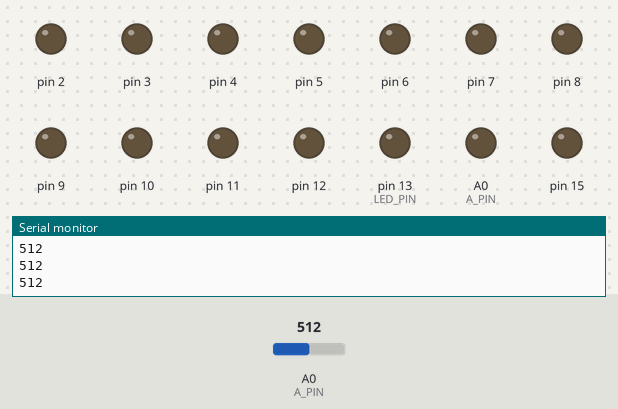
Bench run of a sketch on a simulated Arduino Uno, built with avr-gcc and run on an emulated ATmega328P. Parts: output pins drawn as LEDs (lit = HIGH), the last lines printed to the serial monitor. The test bench sets the inputs (shaded band); at power-on: A0 (A_PIN) = 512. Sleep ends after the set time or at an interrupt.

Above: at 1.2 s.
1.3 s: A0 (A_PIN) set to 993
2.8 s: A0 (A_PIN) set to 1009
At 3.4 s:
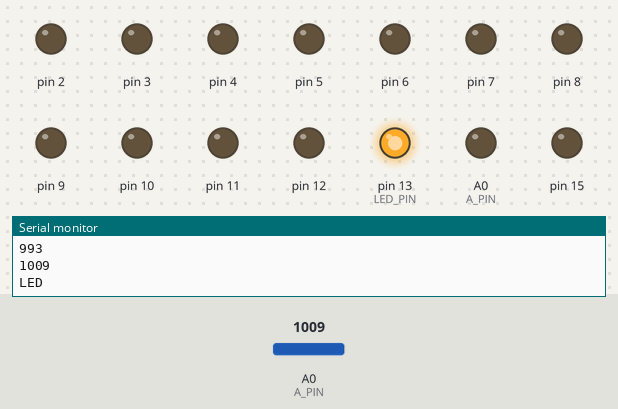
6.8 s: A0 (A_PIN) set to 1010
Timing chart, 0 to 10.7 s (numbered marks = the images above; inputs shaded):
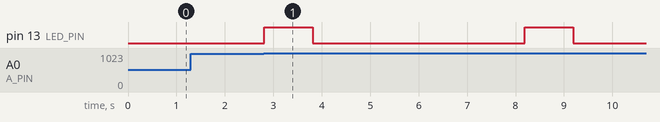

The sketch:

sleep.ino
```cpp
#include <avr/sleep.h>
#include <avr/power.h>
#define LED_PIN 13
int A_PIN = A0;
void setup() {
  pinMode(LED_PIN, OUTPUT);
  pinMode(A_PIN, INPUT);
  Serial.begin(9600);
  //Save Power by writing all Digital IO LOW - note that pins just need to be tied one way or another, do not damage devices!
  for (int i = 0; i < 20; i++) {
    pinMode(i, OUTPUT);
  }


  //SETUP WATCHDOG TIMER
WDTCSR = (24);//change enable and WDE - also resets
WDTCSR = (33);//prescalers only - get rid of the WDE and WDCE bit
WDTCSR |= (1<<6);//enable interrupt mode


}

void loop() {
  ADCSRA |= (1 << 7);
    // read the value from the sensor:
  int sensorValue = analogRead(A_PIN);
Serial.println(sensorValue);
    if (sensorValue > 1000){
      Serial.println("LED");
      digitalWrite(LED_PIN, HIGH);
      delay(1000);
      digitalWrite(LED_PIN, LOW);
    }
  //Disable ADC - don't forget to flip back after waking up if using ADC in your application ADCSRA |= (1 << 7);
  ADCSRA &= ~(1 << 7);
  //ENABLE SLEEP - this enables the sleep mode
  SMCR |= (1 << 2); //power down mode
  SMCR |= 1;//enable sleep

  //BOD DISABLE - this must be called right before the __asm__ sleep instruction
  MCUCR |= (3 << 5); //set both BODS and BODSE at the same time
  MCUCR = (MCUCR & ~(1 << 5)) | (1 << 6); //then set the BODS bit and clear the BODSE bit at the same time
  __asm__  __volatile__("sleep");//in line assembler to go to sleep


}

void digitalInterrupt(){
  //needed for the digital input interrupt
}

ISR(WDT_vect){
  //DON'T FORGET THIS!  Needed for the watch dog timer.  This is called after a watch dog timer timeout - this is the interrupt function called after waking up
}// watchdog interrupt
```

Measured:
- the behaviour switches between 1000 and 1001 on A0 (A_PIN) (found by bisection; images 0 and 1)
- after the input at 2.8 s, pin 13 (LED_PIN): LOW → HIGH at once, → LOW 1.0 s later
